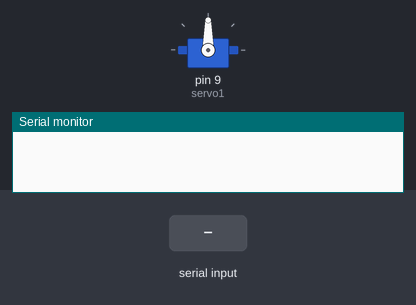
This sketch was run on a simulated Arduino Uno, built with avr-gcc and run on an emulated ATmega328P. Shown: servo, the last lines printed to the serial monitor. The inputs (shaded band) are chosen by the test bench.

Above: at 1.2 s.
1.3 s: "shoot\n" received over Serial
At 1.5 s:
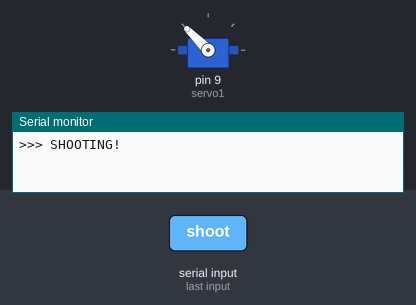
3.2 s: "back\n" received over Serial
At 3.4 s:
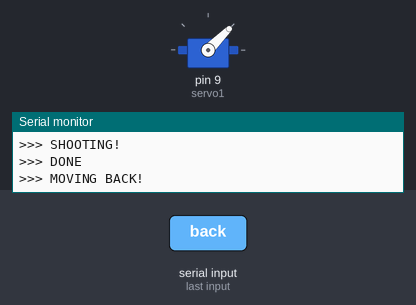
Timing chart, 0 to 6.2 s (numbered marks = the images above; inputs shaded):
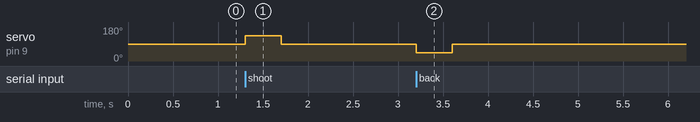

Measured:
- after the input at 1.3 s, servo on pin 9 (servo1): 90° → 135° at once, → 90° 0.40 s later
- after the input at 3.2 s, servo on pin 9 (servo1): 90° → 45° at once, → 90° 0.40 s later

The sketch:

servo_shoot.ino
```cpp
#include <Servo.h>

Servo servo1;

void setup() {
  servo1.attach(9);
  Serial.begin(38400);
}

char input[16];
int size = 0;

void loop() {
  // Read command from serial
  size = 0;
  input[0] = '\0';

  while (true) {
    int ch = Serial.read();
    if (ch == -1) continue;

    if (ch == '\n') {
      input[size] = '\0';
      break;
    } else {
      input[size++] = (char)ch;
    }
  }

  servo1.write(90);

  // Check for the "shoot" command
  if (strcmp(input, "shoot") == 0) {
    Serial.println(">>> SHOOTING!");

    // Spin the servo at full speed
    servo1.write(135);  // forward at max speed

    delay(400);  // podemos calibrar este valor

    // Stop the servo
    servo1.write(90);  // stop

    Serial.println(">>> DONE");
  }

  // Check for the "back" command
  if (strcmp(input, "back") == 0) {
    Serial.println(">>> MOVING BACK!");

    // Spin the servo at reverse speed
    servo1.write(45);  // backward at same speed (lower value for reverse)

    delay(400);  // Same time to return to initial position

    // Stop the servo
    servo1.write(90);  // stop

    Serial.println(">>> DONE");
  }
}
```
